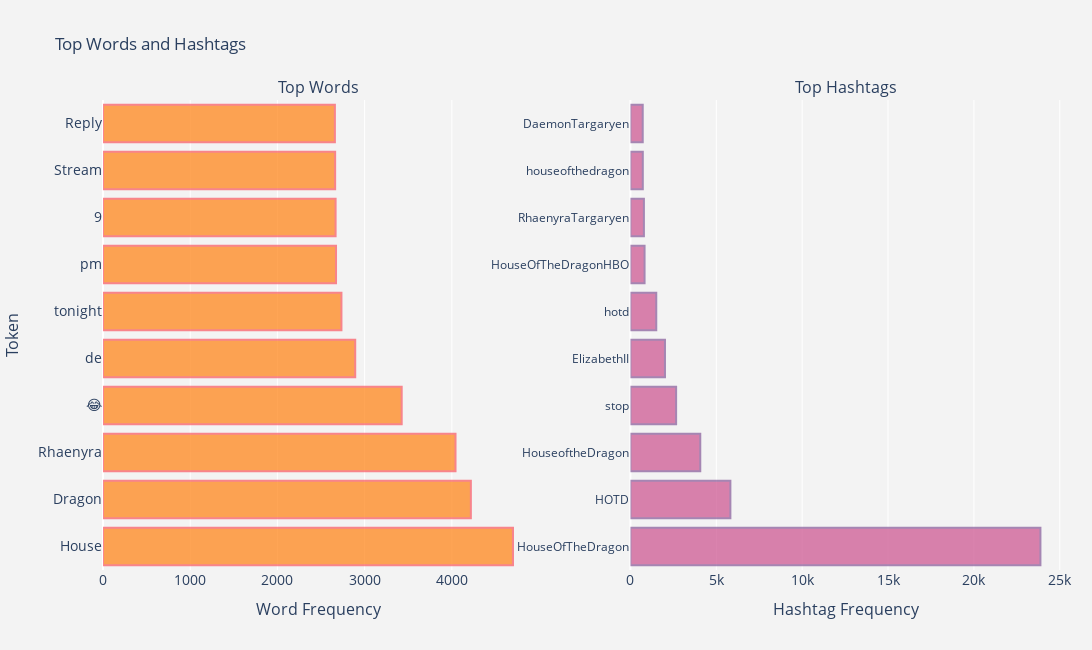

The cell this chart's notebook holds for it:
### Markdown cell above
We can also use `plotly.graph_object` for more customized bar plot:

### Code cell
import plotly.graph_objects as go
from plotly.subplots import make_subplots


fig = make_subplots(rows=1, cols=2,
                   subplot_titles=("Top Words", "Top Hashtags"))

fig.add_trace(go.Bar(x =  freq_df["freq"][:10],
                     y =  freq_df.index.values[:10] , 
                     orientation='h',               # horizontal bar plot
                     marker_color= '#FF7F0E',       # Changing color of Bars
                     marker_line_color = '#F9545F', # Changing color of border
                     marker_line_width = 2,         # Changing width of border
                     opacity=0.7,                    # Changing opacity of Bars
                    ),
              row=1, col=1
             )

fig.add_trace(go.Bar(x =  freq_hashtags["freq"][:10],
                     y =  freq_hashtags.index.values[:10] , 
                     orientation='h',               # horizontal bar plot
                     marker_color= '#CA4F8C',       # Changing color of Bars
                     marker_line_color = '#845798', # Changing color of border
                     marker_line_width = 2,         # Changing width of border
                     opacity=0.7,                    # Changing opacity of Bars
                    ),
              row=1, col=2
             )

# we use update_layout() method to update multiple nested nested properties of a figure's layout
fig.update_layout(
    title='Top Words and Hashtags',                             # change the title
    yaxis=dict(                                    # customize yaxis
                title='Token',                    
                titlefont_size=16,
                tickfont_size=14,
                ),
   
    xaxis=dict(                                    # customize xaxis for subplot 1
                title='Word Frequency',
                titlefont_size=16,
                tickfont_size=14,
                ),
    xaxis2=dict(                                   # customize xaxis for subplot 2
        title='Hashtag Frequency',
        titlefont_size=16,
        tickfont_size=14,
                ),
    width=1200,
    height=650,
    margin=dict(                                   # set margins for left, right, bottom, and top
        l=40,
        r=30,
        b=80,
        t=100,
    ),
    paper_bgcolor='rgb(243, 243, 243)', # Sets the background color of the paper where the graph is drawn
    plot_bgcolor='rgb(243, 243, 243)',  # Sets the background color of the plotting area in-between x and y axes
    
    showlegend=False,
)

fig.show()

### Figure 1 — Plotly figure (JSON) as saved in the notebook; plotly's stock layout.template omitted (floating-point values rounded to 4 significant figures)
{"data": [{"marker": {"color": "#FF7F0E", "line": {"color": "#F9545F", "width": 2}}, "opacity": 0.7, "orientation": "h", "type": "bar", "x": [4701, 4218, 4042, 3425, 2892, 2734, 2672, 2667, 2662, 2659], "xaxis": "x", "y": ["House", "Dragon", "Rhaenyra", "😂", "de", "tonight", "pm", "9", "Stream", "Reply"], "yaxis": "y"}, {"marker": {"color": "#CA4F8C", "line": {"color": "#845798", "width": 2}}, "opacity": 0.7, "orientation": "h", "type": "bar", "x": [23874, 5819, 4066, 2659, 2010, 1503, 822, 784, 719, 715], "xaxis": "x2", "y": ["HouseOfTheDragon", "HOTD", "HouseoftheDragon", "stop", "ElizabethII", "hotd", "HouseOfTheDragonHBO", "RhaenyraTargaryen", "houseofthedragon", "DaemonTargaryen"], "yaxis": "y2"}], "layout": {"annotations": [{"font": {"size": 16}, "showarrow": false, "text": "Top Words", "x": 0.225, "xanchor": "center", "xref": "paper", "y": 1.0, "yanchor": "bottom", "yref": "paper"}, {"font": {"size": 16}, "showarrow": false, "text": "Top Hashtags", "x": 0.775, "xanchor": "center", "xref": "paper", "y": 1.0, "yanchor": "bottom", "yref": "paper"}], "height": 650, "margin": {"b": 80, "l": 40, "r": 30, "t": 100}, "paper_bgcolor": "rgb(243, 243, 243)", "plot_bgcolor": "rgb(243, 243, 243)", "showlegend": false, "title": {"text": "Top Words and Hashtags"}, "width": 1200, "xaxis": {"anchor": "y", "domain": [0.0, 0.45], "tickfont": {"size": 14}, "title": {"font": {"size": 16}, "text": "Word Frequency"}}, "xaxis2": {"anchor": "y2", "domain": [0.55, 1.0], "tickfont": {"size": 14}, "title": {"font": {"size": 16}, "text": "Hashtag Frequency"}}, "yaxis": {"anchor": "x", "domain": [0.0, 1.0], "tickfont": {"size": 14}, "title": {"font": {"size": 16}, "text": "Token"}}, "yaxis2": {"anchor": "x2", "domain": [0.0, 1.0]}}}
